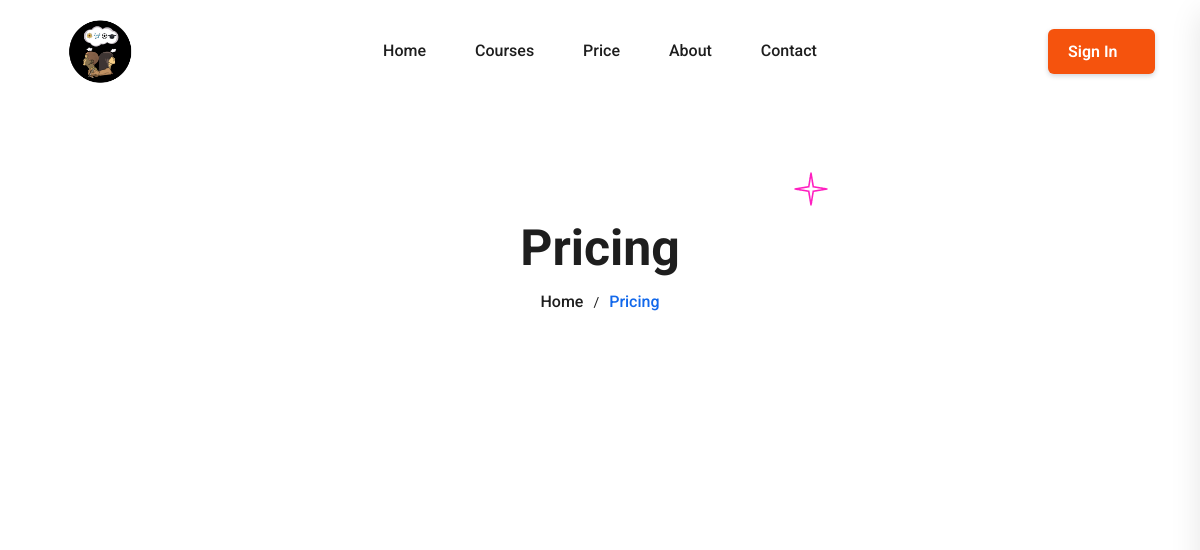
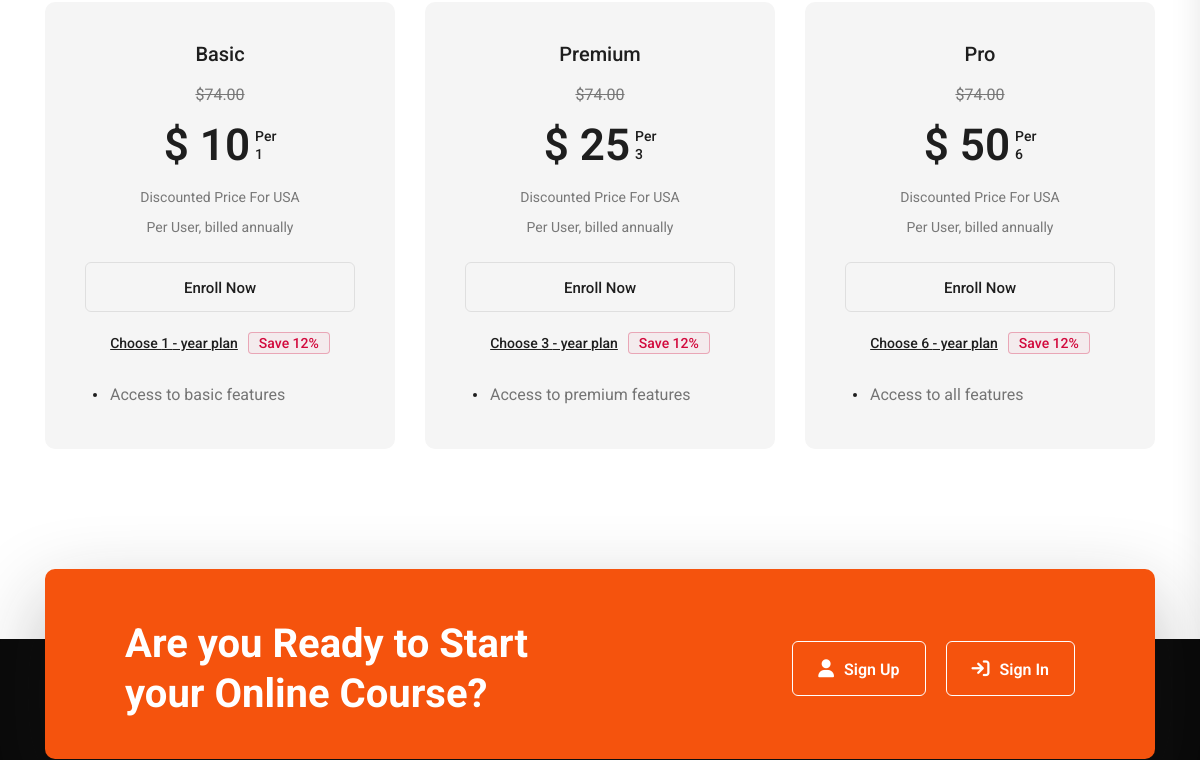
Page /Pages/price.php (upper part) on the earlier database version (2 pictures, top to bottom).
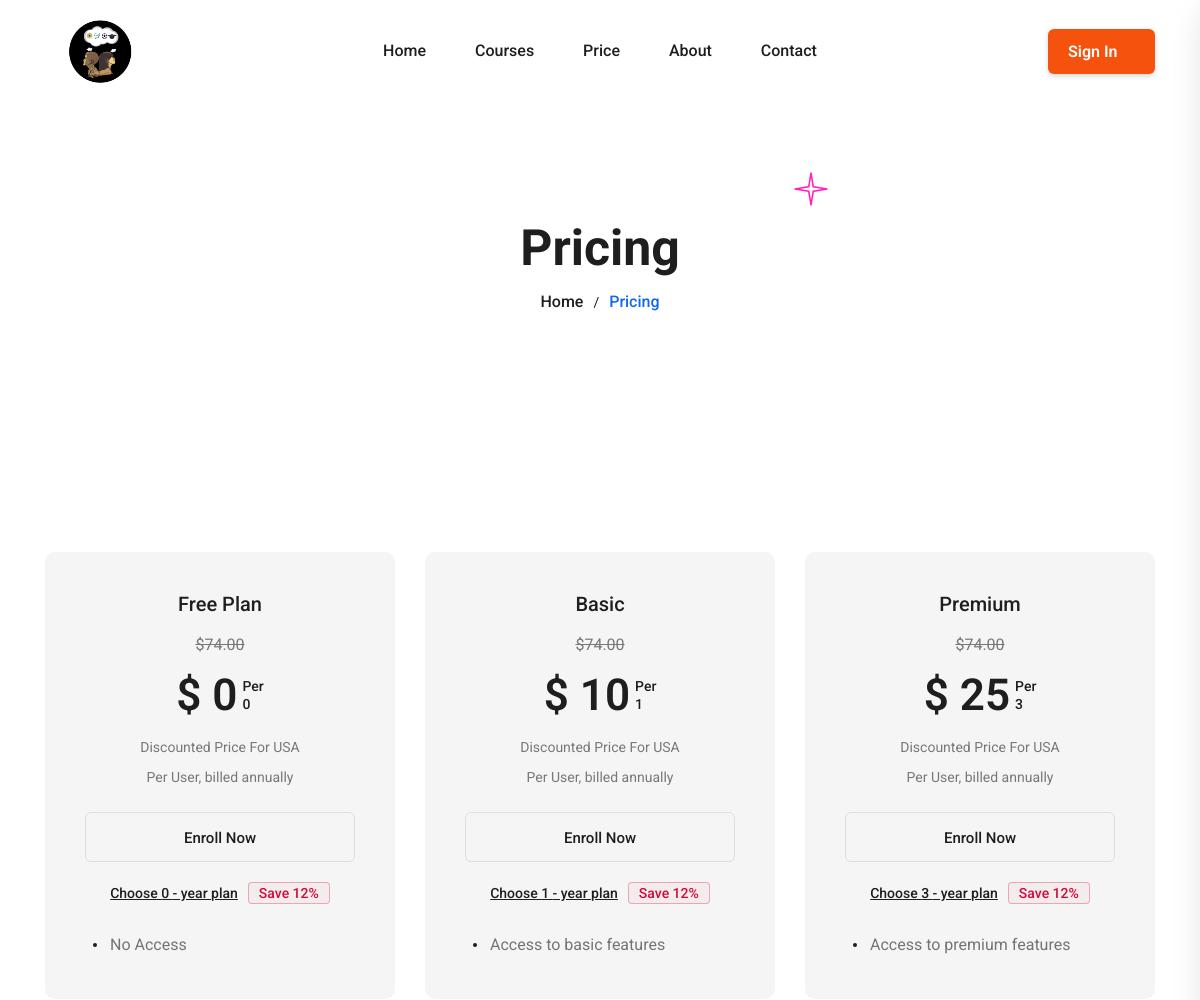
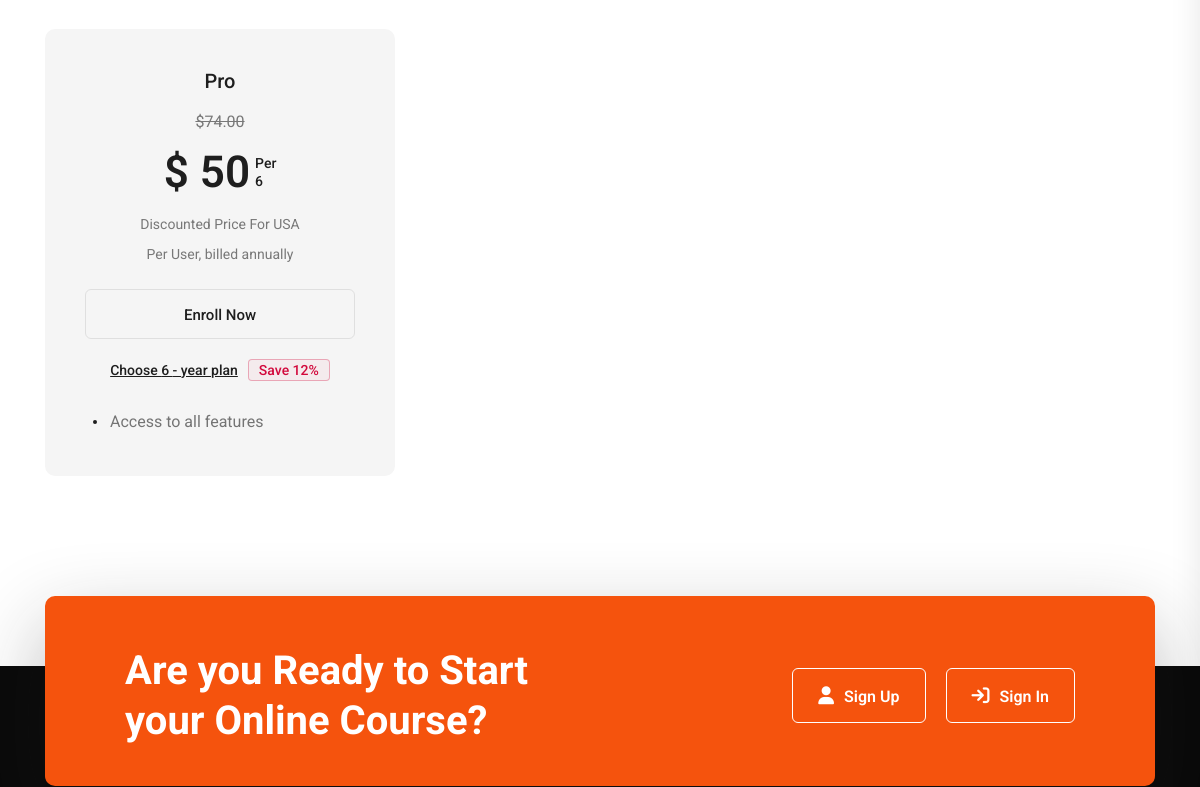
Same page on the later database version (2 pictures, top to bottom).
### tables this page shows
CREATE TABLE `subscription_plan` (
  `id` int(11) NOT NULL,
  `subscription_id` int(11) NOT NULL,
  `plan_name` varchar(255) NOT NULL,
  `description` varchar(255) NOT NULL,
  `duration` int(255) NOT NULL,
  `price` int(255) NOT NULL,
  `created_at` datetime NOT NULL DEFAULT current_timestamp() ON UPDATE current_timestamp()
);

### Pages/price.php (the view, shortened to what the changed rows need)
<!Doctype html>
<html class="no-js" lang="zxx">
<head>
    <link rel="stylesheet" href="../assets/css/bootstrap.min.css">
    <link rel="stylesheet" href="../assets/css/animate.min.css">
    <link rel="stylesheet" href="../assets/css/magnific-popup.css">
    <link rel="stylesheet" href="../assets/css/fontawesome-all.min.css">
    <link rel="stylesheet" href="../assets/css/odometer.min.css">
    <link rel="stylesheet" href="../assets/css/nice-select.css">
    <link rel="stylesheet" href="../assets/css/meanmenu.css">
    <link rel="stylesheet" href="../assets/css/swiper-bundle.min.css">
    <link rel="stylesheet" href="../assets/css/main.css">
</head>
<body>
    <?php include('../includes/navbar.php'); ?>
    <main>
        <section class="breadcrumb-area bg-default" data-background="../assets/img/breadcrumb/breadcrumb-bg.jpg">
            <div class="container">
                <div class="row">
                    <div class="col-12">
                        <div class="breadcrumb-content">
                            <h2 class="breadcrumb-title">Pricing</h2>
                        </div>
                    </div>
                </div>
            </div>
        </section>
        <section class="innerPage_price-area pt-120 pb-90">
            <div class="container">
                <div class="row">
                    <?php
                    $sql = "SELECT * FROM subscription_plan";
                    $result = $dbh->query($sql);
                    if ($result->rowCount() > 0) {
                        while ($row = $result->fetch(PDO::FETCH_ASSOC)) {
                            ?>
                            <div class="col-xl-4 col-lg-6 col-md-6">
                                <div class="h2_price-item mb-30">
                                    <div class="h2_price-item-title">
                                        <h5>
                                            <?php echo $row["plan_name"]; ?>
                                        </h5>
                                    </div>
                                    <div class="h2_price-amount">
                                        <del>$74.00</del>
                                        <div class="h2_price-amount-info">
                                            <h2>$
                                                <?php echo $row["price"]; ?>
                                            </h2>
                                            <p>
                                                <span>Per</span>
                                                <span>
                                                    <?php echo $row["duration"]; ?>
                                                </span>
                                            </p>
                                        </div>
                                    </div>
                                    <div class="h2_price-middle-info">
                                        <p class="h2_price-middle-info-1">Discounted Price For USA</p>
                                        <p class="h2_price-middle-info-2">Per User, billed annually</p>
                                    </div>
                                    <div class="h2_price-button">
                                        <a href="../student/Dashboard/Pages/subscription_form.php?subscription_id=<?php echo $row["subscription_id"]; ?>">Enroll Now</a>
                                    </div>
                                    <div class="h2_price-content">
                                        <div class="h2_price-content-top">
                                            <a href="#">Choose
                                                <?php echo $row["duration"]; ?> - year plan
                                            </a><span>Save 12%</span>
                                        </div>
                                        <div class="h2_price-content-list">
                                            <ul>
                                                <li>
                                                    <?php echo $row["description"]; ?>
                                                </li>
                                            </ul>
                                        </div>
                                    </div>
                                </div>
                            </div>
                            <?php
                        }
                    } else {
                        echo "0 results";
                    }
                    ?>
                </div>
            </div>
        </section>
        <div class="cta-area h3_cta-area">
            <div class="container">
                <div class="cta-wrapper">
                    <div class="row align-items-center">
                        <div class="col-xl-6 col-lg-6">
                            <div class="cta-content mb-30 mb-lg-0">
                                <h2 class="cta-title">Are you Ready to Start your
                                    Online Course?</h2>
                            </div>
                        </div>
                    </div>
                </div>
            </div>
        </div>
    </main>
</body>
</html>

Differences in the rows shown:
added subscription_plan: plan_name "Free Plan", price "0", duration "0", description "No Access"
